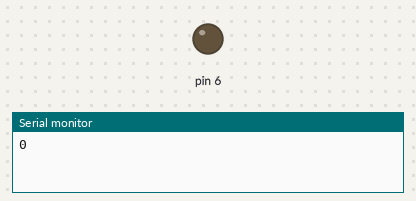
This sketch was run on a simulated Arduino Uno, built with avr-gcc and run on an emulated ATmega328P. Parts: output pins drawn as LEDs (lit = HIGH), the last lines printed to the serial monitor.

Above: at 0.05 s.
At 9.46 s:
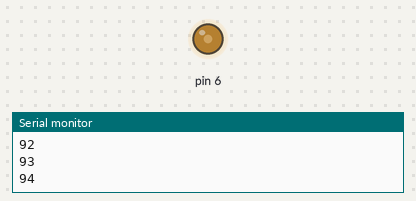
At 19.98 s:
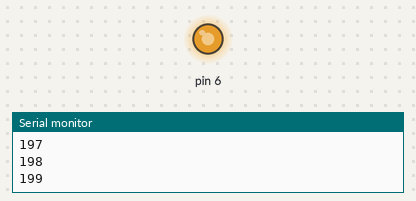
At 39.93 s:
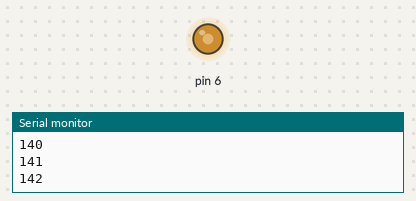
Timing chart, 0 to 40.0 s (numbered marks = the images above):
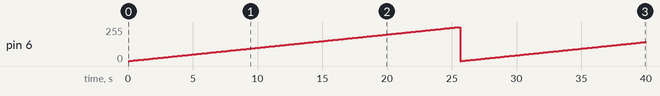

Measured:
- by itself, pin 6: 0/255 → 1/255 at 0.10 s, → 2/255 0.10 s later, → 3/255 0.10 s later, → 4/255 0.10 s later, … (399 changes in this stretch)

The sketch:

sketch_dec11a.ino
```cpp
int a;
int b;
void setup() {
  // put your setup code here, to run once:
pinMode(6,OUTPUT);
Serial.begin(9600);
}

void loop() {
  for (a=0; a<=255; a++){
   analogWrite(6,a);
  Serial.println(a);
  delay (100);}
  // put your main code here, to run repeatedly:

}
```
